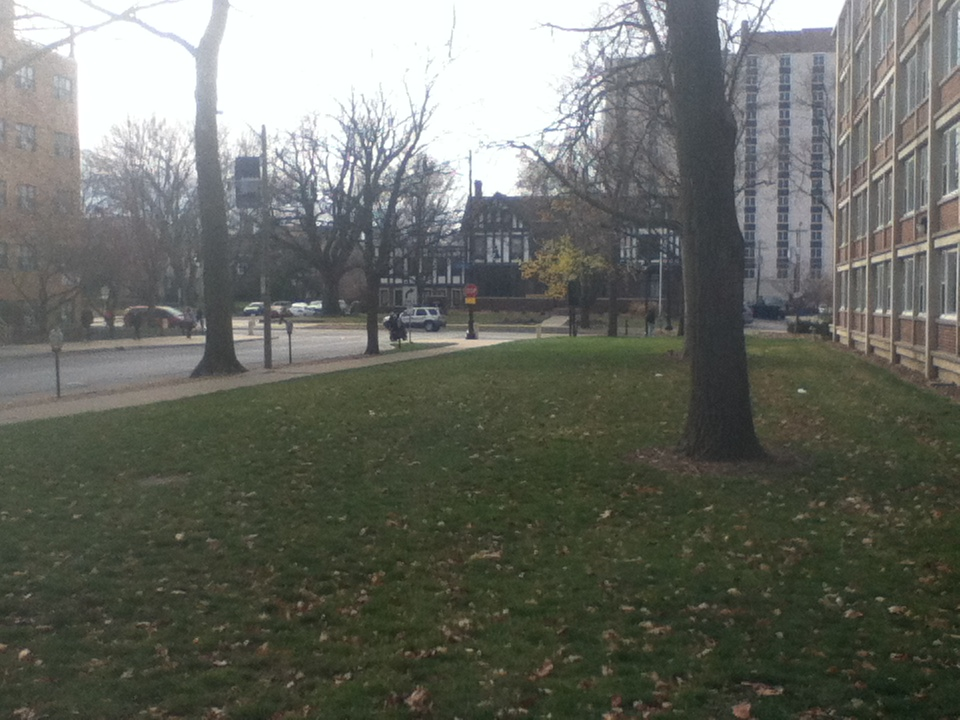
%> input picture Project3/paritosh_Project3/Stitching/ex1.jpg, 960 x 720 px
$ octave half_matlab.m   (GNU Octave 9; MATLAB toolbox functions it lacks are replaced by stand-ins)
%> lines starting %> are read from the running program, lines starting %| are printed output that depends on the picture; in (x1, y1, x2, y2) boxes, pixels count from 0 and x2, y2 are one past the last pixel; in counts of white or black regions, pixels touching at a corner belong together; the program's own positions count from 1
### Project3/paritosh_Project3/Stitching/anms.m
function [ c, r, rad ] = anms( C_mag, NUM_PTS_REQD )

% Returns the anms points
global numR;
global numC;
global I;

    C_mag(C_mag < 0.1.*max(C_mag(:))) = 0;
    C = imregionalmax(C_mag);

    if ( NUM_PTS_REQD > length(find(C)))
        NUM_PTS_REQD = length(find(C));
    end

    % not sure how to set the corner threshold
    % taking all the points for now
    potCorners_idx = find(C);
    potCorners_mag = C_mag(potCorners_idx);

    % init radius tracker aray
    radius_tracker = -1.*ones(length(potCorners_idx),2);
    radius_tracker(:,1) = potCorners_idx;

    % stupid for loop for ANMS
    for iterANMS  = 1 : length(potCorners_idx)

        current_idx = potCorners_idx(iterANMS);
        current_idx_mag = C_mag(current_idx);

        % subtract this from the list of all the other values
        diff_ = current_idx_mag./potCorners_mag;

        % take those points that satisy the `robustify' criteria
        robust_idx = potCorners_idx(abs(diff_) <= 0.9);
        if (isempty(robust_idx))
            if (current_idx_mag == max(potCorners_mag))
                radius_tracker(iterANMS,:) = [current_idx, Inf];
%             else
%                 radius_tracker(iterANMS,:) = [current_idx, Inf];
            end
            continue;
        end

        % with each of these points, calculate the distance from current_idx
        [robust_cartesianR, robust_cartesianC] = ind2sub([numR, numC], robust_idx);
        [current_cartesian(:,1), current_cartesian(:,2)] = ind2sub([numR, numC], current_idx);
        robust_cartesian = [robust_cartesianR robust_cartesianC];
        dist_measure = pdist2(current_cartesian,robust_cartesian);
        sorted_dist_measure = sort(dist_measure);

        % fill in radius_tracker
        radius_tracker(iterANMS,:) = [current_idx, sorted_dist_measure(1)];

        %disp(iterANMS);


    end

    % take the top NUM_PTS_REQD from the radius_tracker
    [sorted_radius,idx_track] = sort(radius_tracker(:,2), 'DESCEND');

    % filteredPts
    anms_op  = potCorners_idx(idx_track(1:NUM_PTS_REQD));

    % convert to cartesian
    [r,c] = ind2sub([numR, numC], anms_op);

    % radius at which result was obtained
    rad = sorted_radius(NUM_PTS_REQD);


    % just do harris for now
%     RC = corner(rgb2gray(I));
%     r = RC(:,1);
%     c = RC(:,2);

end

### Project3/paritosh_Project3/Stitching/half_matlab.m
%% MATLAB does the stitching. Ill provide the features and all that

%% This script is the stitching _supervisor


%
clear all
close all


% global params
global I;
global numR;
global numC;

show_ANMS = 1;
visualizeRANSAC = 1;
visualizeResult = 0;
visualizeHomography = 1;

%% 1st image
% get the image
I = (imread('ex1.jpg'));
%> I is the input picture: size 720x960x3 uint8; mean R, G, B 104.4, 107, 99.3
%I = imresize(I,0.5);
I1 = I;
I_gray = rgb2gray(I);
I_gray = double(I_gray);
%> I_gray: size 720x960 double

[numR, numC] = size(I_gray);
%> numR = 720; numC = 960

% get the corners before ANMS
C_mag = cornermetric(im2double(rgb2gray(I)));
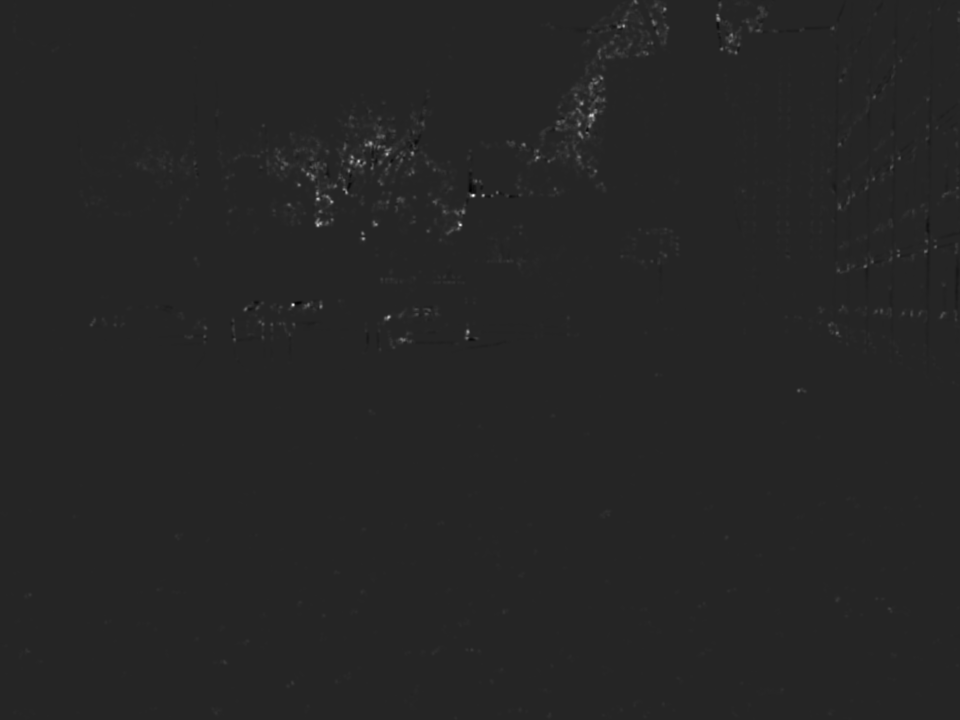
%> C_mag: size 720x960 double; min -0.000736, max 0.0043, mean 1.03e-05; drawn with min black and max white

% params
NUM_PTS_REQD = 300;

% for every pixel, calc minR - mainly for visualising
minR_mat = 0.*ones(size(I_gray,1), size(I_gray,2));

% perform anms
[im1_corn_c, im1_corn_r, ~ ] = anms(C_mag,NUM_PTS_REQD);
%> in anms, `C_mag(C_mag < 0.1.*max(C_mag(:))) = 0;`:
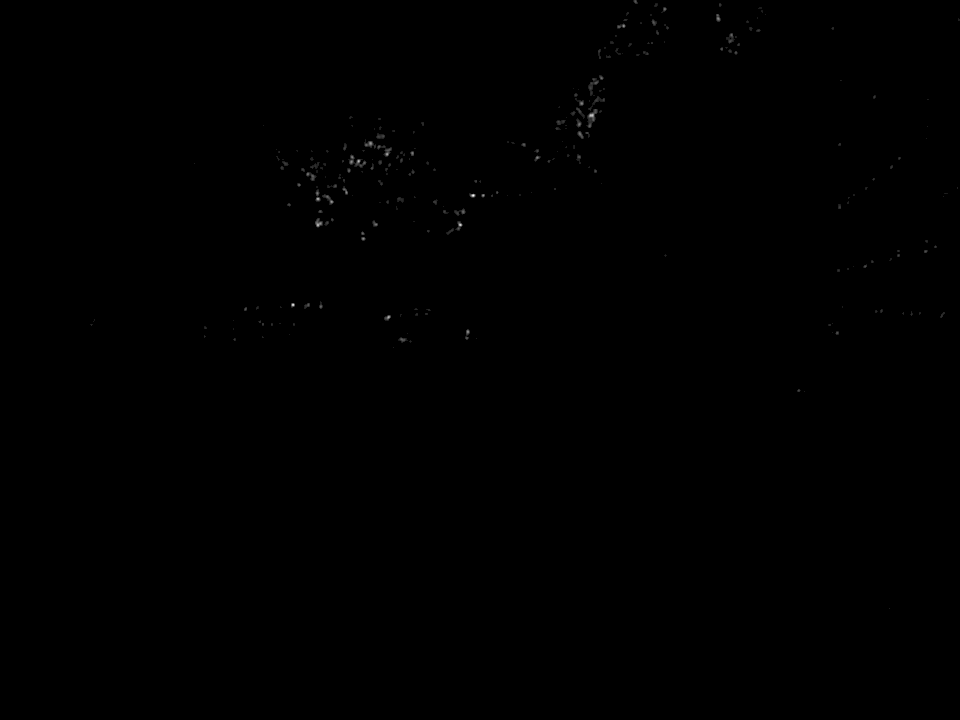
%> C_mag: size 720x960 double; min 0, max 0.0043, mean 3.7e-06; drawn with min black and max white
%> in anms, `C = imregionalmax(C_mag);`: C: size 720x960 logical; 0.04% white in thin lines or dots, all inside (x1, y1, x2, y2) = (91, 1, 959, 609)
%> in anms, `potCorners_idx = find(C);`: potCorners_idx = 311 values from 65845 to 689780
%> in anms, `potCorners_mag = C_mag(potCorners_idx);`: potCorners_mag = 311 values, max 0.0043 at index 148, min 0.00043 at index 182, mean 0.000983
%> the loop in anms, `for iterANMS  = 1 : length(potCorners_idx)` made 311 passes
%> (current_idx, current_idx_mag) on passes 1 to 3: (65845, 0.000622), (67282, 0.000461), (68000, 0.000472)
%> after the loop in anms, `for iterANMS  = 1 : length(potCorners_idx)`: current_cartesian = [20 959]; radius_tracker = 311 rows, first 12: [65845 113.6; 67282 3.61; 68000 5.83; 139844 84.1; 147217 30.15; 147929 31.02; 168081 16.28; 168090 10.05; 168820 31.95; 176710 48.26; 185349 12.04; 187522 3.61]
%> the run ends on the next line

$ run again, with Project3/paritosh_Project3/Stitching/car1.jpg copied over Project3/paritosh_Project3/Stitching/ex1.jpg
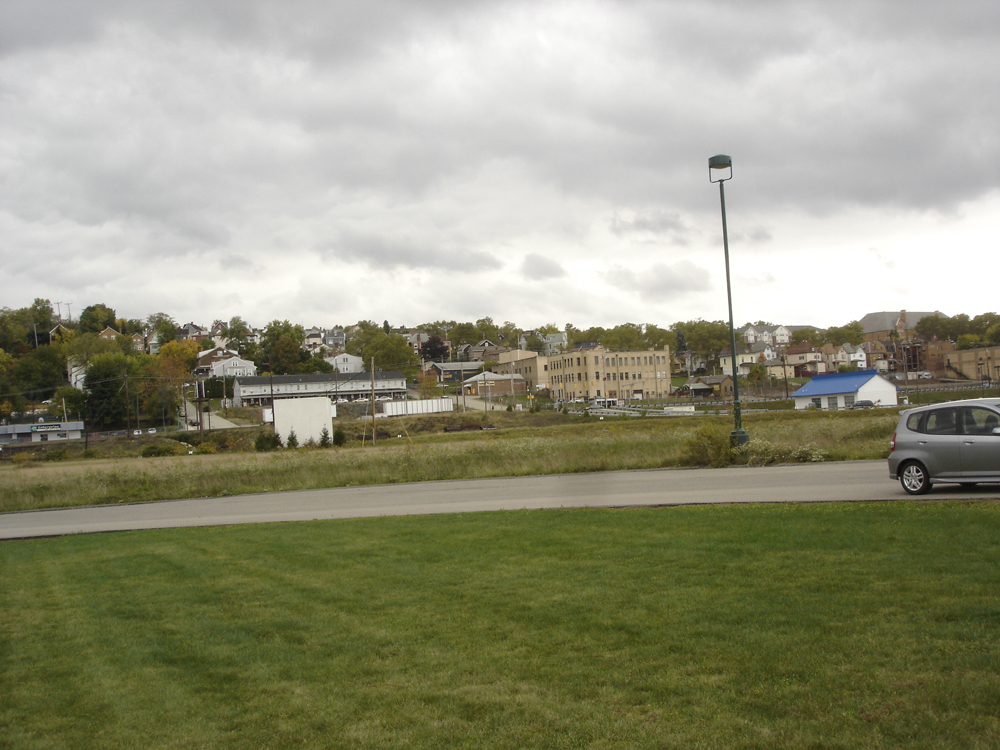
%> input picture Project3/paritosh_Project3/Stitching/car1.jpg, 1000 x 750 px
%> I is the input picture: size 750x1000x3 uint8; mean R, G, B 147.9, 148.1, 125.1
%> `I_gray = rgb2gray(I);`:
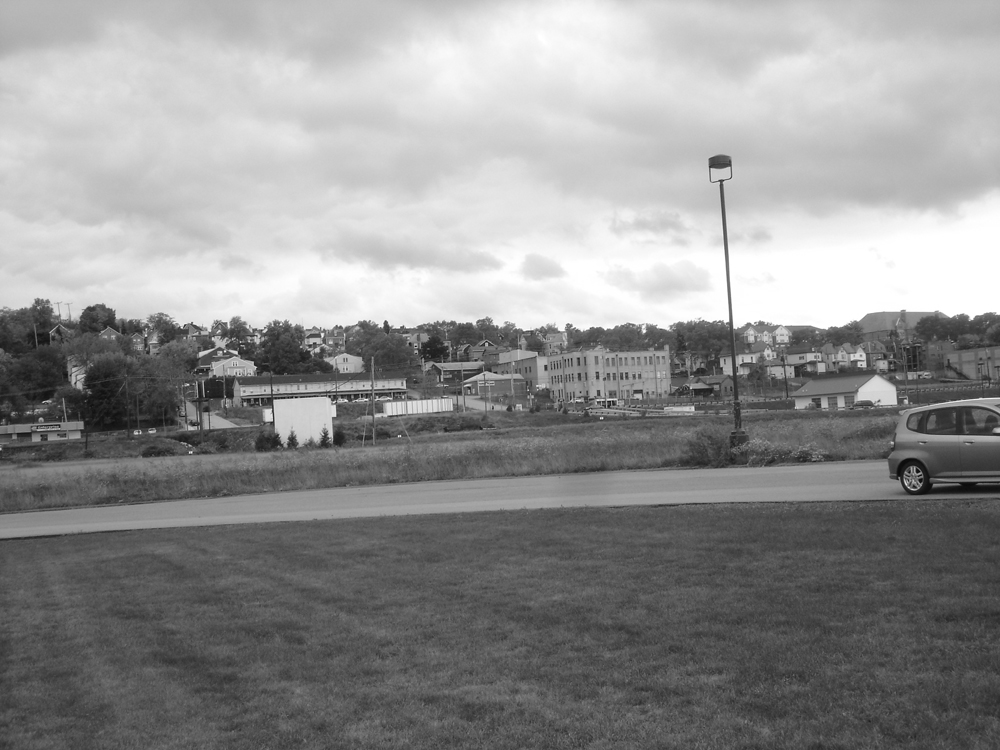
%> I_gray: size 750x1000 uint8; min 10, max 255, mean 145.4
%> in anms, `C_mag(C_mag < 0.1.*max(C_mag(:))) = 0;`:
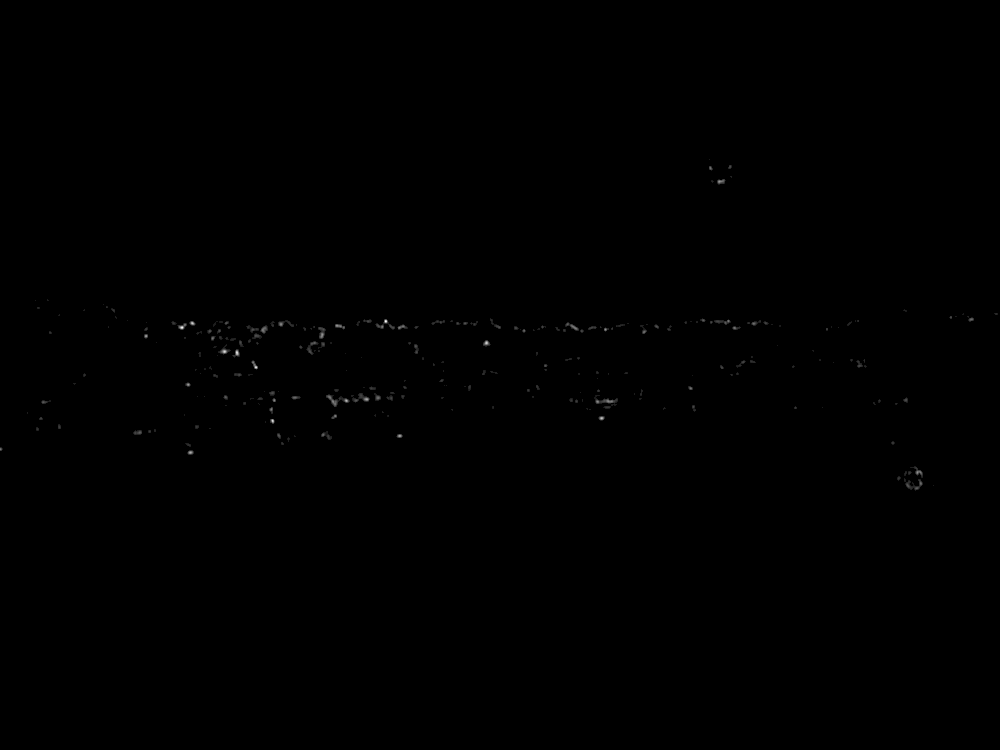
%> C_mag: size 750x1000 double; min 0, max 0.0117, mean 1.16e-05; drawn with min black and max white
%> C: size 750x1000 logical; 0.05% white in thin lines or dots, all inside (x1, y1, x2, y2) = (0, 159, 997, 489)
%> potCorners_idx = 340 values from 450 to 747314
%> potCorners_mag = 340 values, max 0.0117 at index 156, min 0.00117 at index 144, mean 0.00286
%> the loop in anms, `for iterANMS  = 1 : length(potCorners_idx)` made 340 passes
%> (current_idx, current_idx_mag) on passes 1 to 3: (450, 0.00543), (20663, 0.00133), (26551, 0.00121)
%> after the loop in anms, `for iterANMS  = 1 : length(potCorners_idx)`: current_cartesian = [314 997]; radius_tracker = 340 rows, first 12: [450 184.6; 20663 15.23; 26551 7.62; 28180 11.7; 28808 27.73; 31169 16.12; 32653 63.7; 35551 11.4; 37152 6.08; 37833 70.35; 44566 19.24; 44678 29.68]
